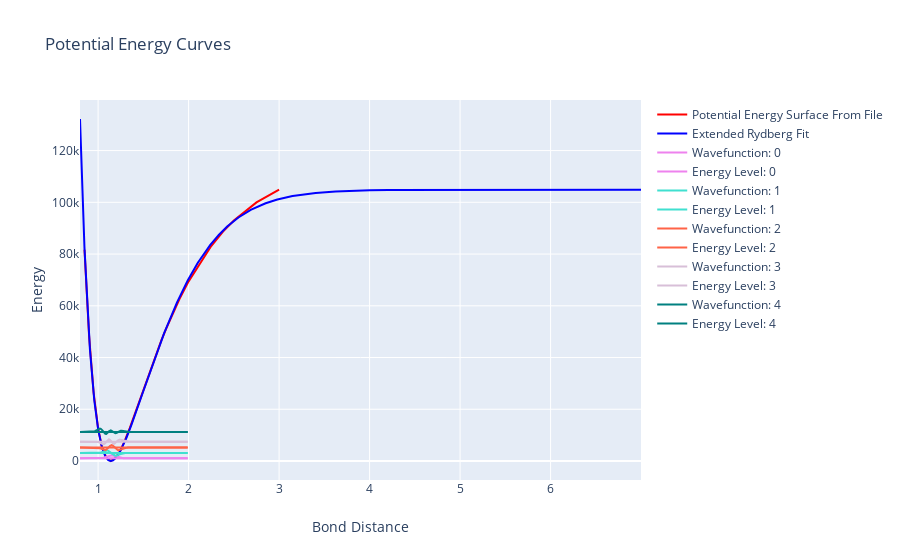

Source (notebook cell):
### Code cell
#Run Functions with Jupyter Widgets Overlay Here

print("Please choose how you like to set up the Extended-Rydberg Equation:")
choice = widgets.ToggleButtons(
    options = ["Use File", "Use Diatomic Constants"],
    button_style = "info",
    tooltips = ["", "Use Diatomic Constants"],
    value = None,
)

basisSize = widgets.IntText()

display(choice)

choice.observe(main, "value")
